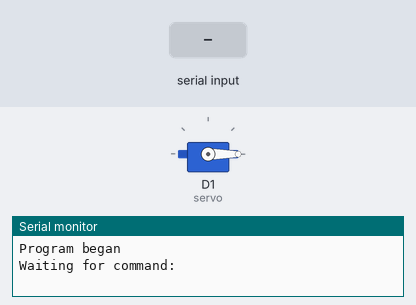
Bench run of a sketch on a simulated ESP8266 (NodeMCU). On the bench: servo, the last lines printed to the serial monitor. The inputs (shaded band) are chosen by the test bench.

Above: at 1.2 s.
1.3 s: "90,45\n" received over Serial
At 3.4 s:
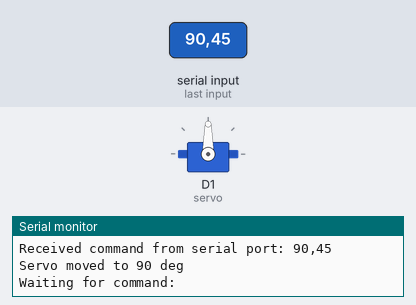
3.8 s: "30,150\n" received over Serial
At 5.3 s:
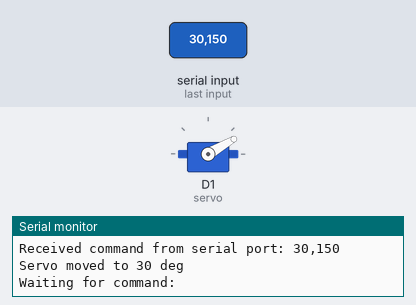
6.3 s: "5\n" received over Serial
At 8.4 s:
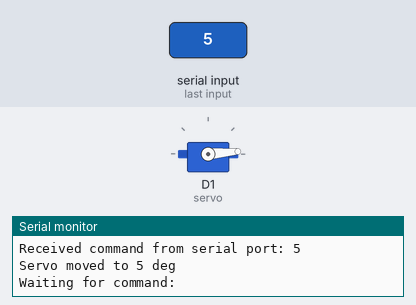
8.8 s: "90\n" received over Serial
At 10.3 s:
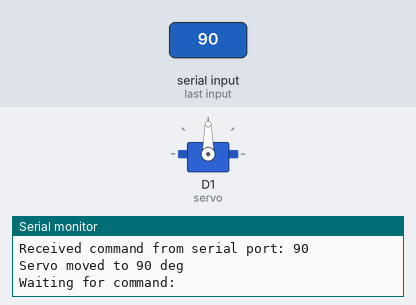
11.3 s: "0\n" received over Serial
At 13.4 s:
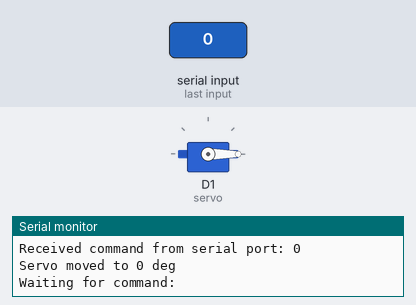
Timing chart, 0 to 14.8 s (numbered marks = the images above; inputs shaded):
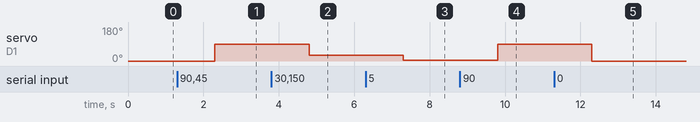

Measured:
- after the input at 1.3 s, servo on D1 (servo): 0° → 90° after 1.0 s
- after the input at 3.8 s, servo on D1 (servo): 90° → 30° after 1.0 s
- after the input at 6.3 s, servo on D1 (servo): 30° → 5° after 1.0 s
- after the input at 8.8 s, servo on D1 (servo): 5° → 90° after 1.0 s
- after the input at 11.3 s, servo on D1 (servo): 90° → 0° after 1.0 s

The sketch:

Micro_serial.ino
```cpp
#include <Servo.h>

Servo servo; //Definition of an instance of servo
String var;

void setup()
{
  Serial.begin(115200);
  delay(10);
  Serial.setTimeout(1000); //MAX TIMEOUT

  servo.attach(D1);
  servo.write(0);
  Serial.print("Program began\n");
}

void loop()
{
  Serial.print("\nWaiting for command:\n");
  do
  {
    var=Serial.readStringUntil('\r');
  }while(var.length()==0);

  Serial.print("Received command from serial port: ");
  Serial.print(var);
  Serial.print("\n\n");
  servo.write(var.toInt()%181);
  Serial.print("Servo moved to ");
  Serial.print(var.toInt()%181);
  Serial.print(" deg\n\n");

}
```
